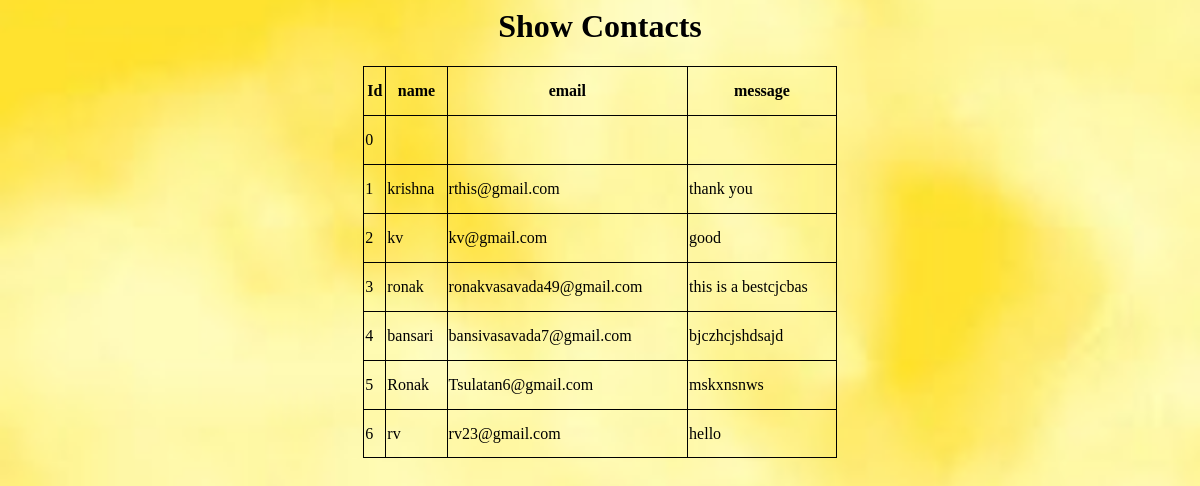
Page /show_feedback.php on the committed database.
### tables this page shows
CREATE TABLE `feedback` (
  `id` int(20) NOT NULL,
  `name` varchar(30) NOT NULL,
  `email` varchar(25) NOT NULL,
  `message` varchar(20) NOT NULL
);

### show_feedback.php (the view, shortened to what this page needs)
<?php
include('includes/config.php');
?>
<head>
</head>
<div class="container-fluid">
    <div class="card shadow mb-4">
        <div class="card-header py-3">
            <h1 class="m-0 font-weight-bold text-primary" style="text-align:center;">Show Contacts</h1>
        </div>
        <div class="card-body">
            <div class="table-responsive">
            <?php
                $query = "SELECT * FROM feedback";
                $query_run = mysqli_query($con, $query);
            ?>
                <table class="table table-bordered" id="dataTable" width="100%" cellspacing="0">
                <th>Id</th>
                <th>name</th>
                    <th>email</th>
                    <th>message</th>
                    <tbody>
                        <?php
                        if(mysqli_num_rows($query_run) > 0)
                        {
                            while($row = mysqli_fetch_assoc($query_run))
                            {
                        ?>
                            <tr>
                                <td><?php  echo $row['id']; ?></td>
                                <td><?php  echo $row['name']; ?></td>
                                <td><?php  echo $row['email']; ?></td>
                                <td><?php  echo $row['message']; ?></td>
                            </tr>
                        <?php
                            }
                        }
                        else {
                            echo "No Record Found";
                        }
                        ?>
                    </tbody>
                </table>
            </div>
        </div>
    </div>
</div>

### show_feedback.php (style rules this page uses)
table, td,th { border: 1px solid; color:black; }
table { width: 40%; border-collapse: collapse; height: 50%; margin:auto; }

### rows in the picture
feedback: id "0"
feedback: id "1", name "krishna", email "rthis@gmail.com", message "thank you"
feedback: id "2", name "kv", email "kv@gmail.com", message "good"
feedback: id "3", name "ronak", email "ronakvasavada49@gmail.com", message "this is a bestcjcbas"
feedback: id "4", name "bansari", email "bansivasavada7@gmail.com", message "bjczhcjshdsajd"
feedback: id "5", name "Ronak", email "Tsulatan6@gmail.com", message "mskxnsnws"
feedback: id "6", name "rv", email "rv23@gmail.com", message "hello"
